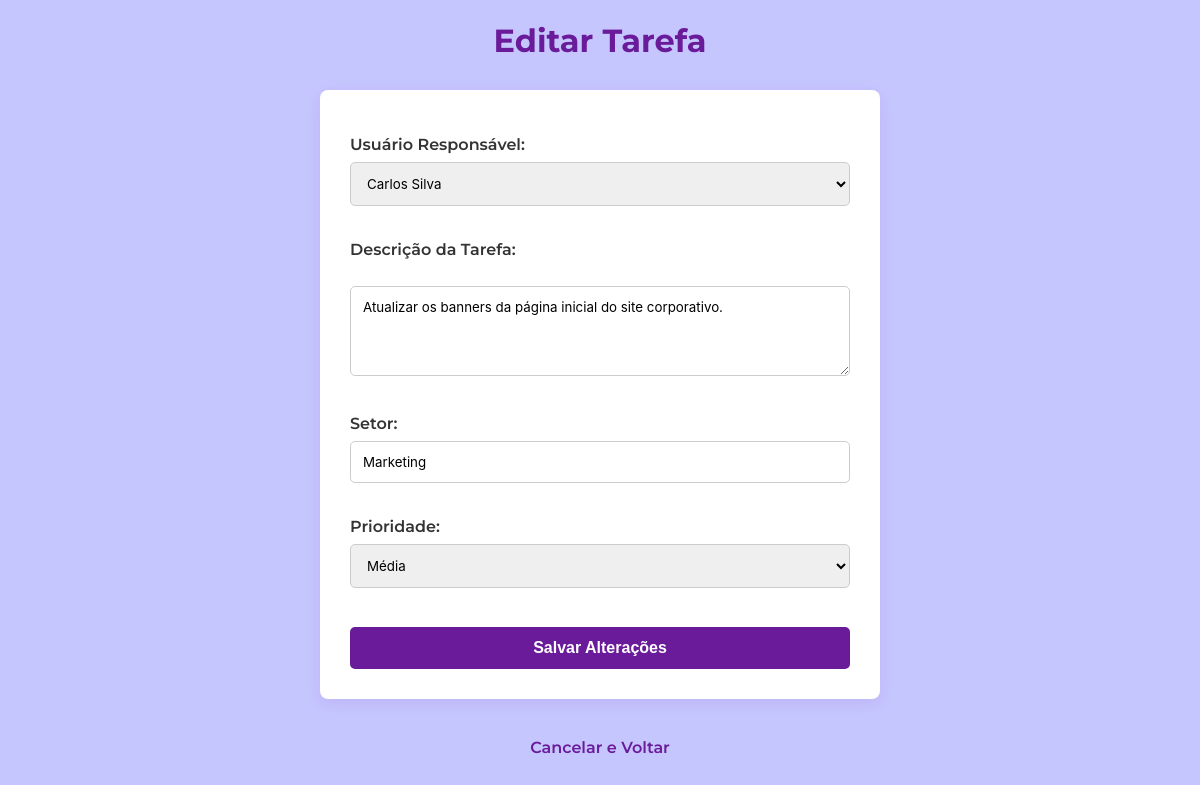
Screenshot of /editar_tarefa.php?id=21 with the database file from the repository.
### tables this page shows
CREATE TABLE `tarefas` (
  `id_tarefa` int(11) NOT NULL,
  `id_usuario` int(11) NOT NULL,
  `descricao` text NOT NULL,
  `setor` varchar(50) NOT NULL,
  `prioridade` enum('baixa','média','alta') NOT NULL,
  `data_cadastro` date NOT NULL,
  `status` enum('a fazer','fazendo','concluído') DEFAULT 'a fazer'
);

CREATE TABLE `usuarios` (
  `id_usuario` int(11) NOT NULL,
  `nome` varchar(100) NOT NULL,
  `email` varchar(100) NOT NULL
);

### editar_tarefa.php (the view, shortened to what this page needs)
<?php
require_once 'config/conexao.php';
if (isset($_GET['id'])) {
    $id_tarefa = $_GET['id'];
    try {
        $stmt_tarefa = $pdo->prepare("SELECT * FROM tarefas WHERE id_tarefa = :id");
        $stmt_tarefa->bindParam(':id', $id_tarefa);
        $stmt_tarefa->execute();
        $tarefa = $stmt_tarefa->fetch(PDO::FETCH_ASSOC);
        $stmt_usuarios = $pdo->query("SELECT id_usuario, nome FROM usuarios ORDER BY nome ASC");
        $usuarios = $stmt_usuarios->fetchAll(PDO::FETCH_ASSOC);
    } catch (PDOException $e) {
        die("Erro ao buscar dados: " . $e->getMessage());
    }
} else {
    header('Location: index.php');
    exit;
}
?>
<!DOCTYPE html>
<html lang="pt-br">
<head>
    <link rel="stylesheet" href="css/style.css">
</head>
<body>
    <h1>Editar Tarefa</h1>
    <form method="POST" action="editar_tarefa.php?id=<?= $tarefa['id_tarefa'] ?>">
        <div>
            <label for="id_usuario">Usuário Responsável:</label>
            <select id="id_usuario" name="id_usuario" required>
                <?php foreach ($usuarios as $usuario): ?>
                    <option value="<?= $usuario['id_usuario'] ?>" <?= ($tarefa['id_usuario'] == $usuario['id_usuario']) ? 'selected' : '' ?>>
                        <?= htmlspecialchars($usuario['nome']) ?>
                    </option>
                <?php endforeach; ?>
            </select>
        </div>
        <br>
        <div>
            <label for="descricao">Descrição da Tarefa:</label><br>
            <textarea id="descricao" name="descricao" rows="4" cols="50" required><?= htmlspecialchars($tarefa['descricao']) ?></textarea>
        </div>
        <br>
        <div>
            <label for="setor">Setor:</label>
            <input type="text" id="setor" name="setor" value="<?= htmlspecialchars($tarefa['setor']) ?>" required>
        </div>
        <br>
        <div>
            <label for="prioridade">Prioridade:</label>
            <select id="prioridade" name="prioridade" required>
                <option value="média" <?= ($tarefa['prioridade'] == 'média') ? 'selected' : '' ?>>Média</option>
            </select>
        </div>
        <br>
        <button type="submit">Salvar Alterações</button>
    </form>
    <br>
    <a href="index.php">Cancelar e Voltar</a>
</body>
</html>

### css/style.css (style rules this page uses)
:root { --bg-color: rgb(198, 198, 255); --text-color: #333333; --primary-color: #6a1b9a; --primary-hover: #4a148c; --accent-color: #00bfa5; --card-bg: #ffffff; --col-bg: #e6e1f0; --border-radius: 8px; }
body { font-family: 'Montserrat', sans-serif; background-color: var(--bg-color); color: var(--text-color); margin: 0 !important; padding: 0 !important; }
h1 { text-align: center; color: var(--primary-color); margin-bottom: 30px; }
form { background-color: var(--card-bg); max-width: 500px; margin: 0 auto; padding: 30px; border-radius: var(--border-radius); box-shadow: 0 4px 15px rgba(106, 27, 154, 0.1); }
label { display: block; font-weight: 600; margin-bottom: 8px; margin-top: 15px; color: var(--text-color); }
input[type="text"], input[type="email"], input[type="date"], select, textarea { width: 100%; padding: 12px; border: 1px solid #ccc; border-radius: 5px; font-family: 'Inter', sans-serif; box-sizing: border-box; transition: border-color 0.3s, box-shadow 0.3s; }
button { background-color: var(--primary-color); color: white; border: none; padding: 12px 20px; border-radius: 5px; font-size: 1rem; font-weight: 600; cursor: pointer; transition: background-color 0.3s; width: 100%; margin-top: 20px; }
form + br + a, body > a { display: block; text-align: center; margin-top: 20px; color: var(--primary-color); text-decoration: none; font-weight: 600; }

### rows the page displays
tarefas: id_usuario "Carlos Silva", descricao "Atualizar os banners da página inicial do site corporativo.", setor "Marketing", prioridade "Média"
